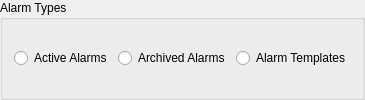
<ui version="4.0" >
 <class>AlarmTypeRadioWidget</class>
  <widget class="QGroupBox" name="AlarmTypeRadioWidget">
   <property name="title" >
    <string>Alarm Types</string>
   </property>
   <layout class="QHBoxLayout" name="layout">
    <item>
     <widget class="QRadioButton" name="activeRadio">
      <property name="text" >
       <string>Active Alarms</string>
      </property>
      <property name="checked">
       <bool>false</bool>
      </property>
     </widget>
    </item>
    <item>
     <widget class="QRadioButton" name="archivedRadio">
      <property name="text">
       <string>Archived Alarms</string>
      </property>
      <property name="checked">
       <bool>false</bool>
      </property>
     </widget>
    </item>
    <item>
     <widget class="QRadioButton" name="templateRadio">
      <property name="text">
       <string>Alarm Templates</string>
      </property>
      <property name="checked">
       <bool>false</bool>
      </property>
     </widget>
    </item>
   </layout>
  </widget>
 <resources/>
</ui>
